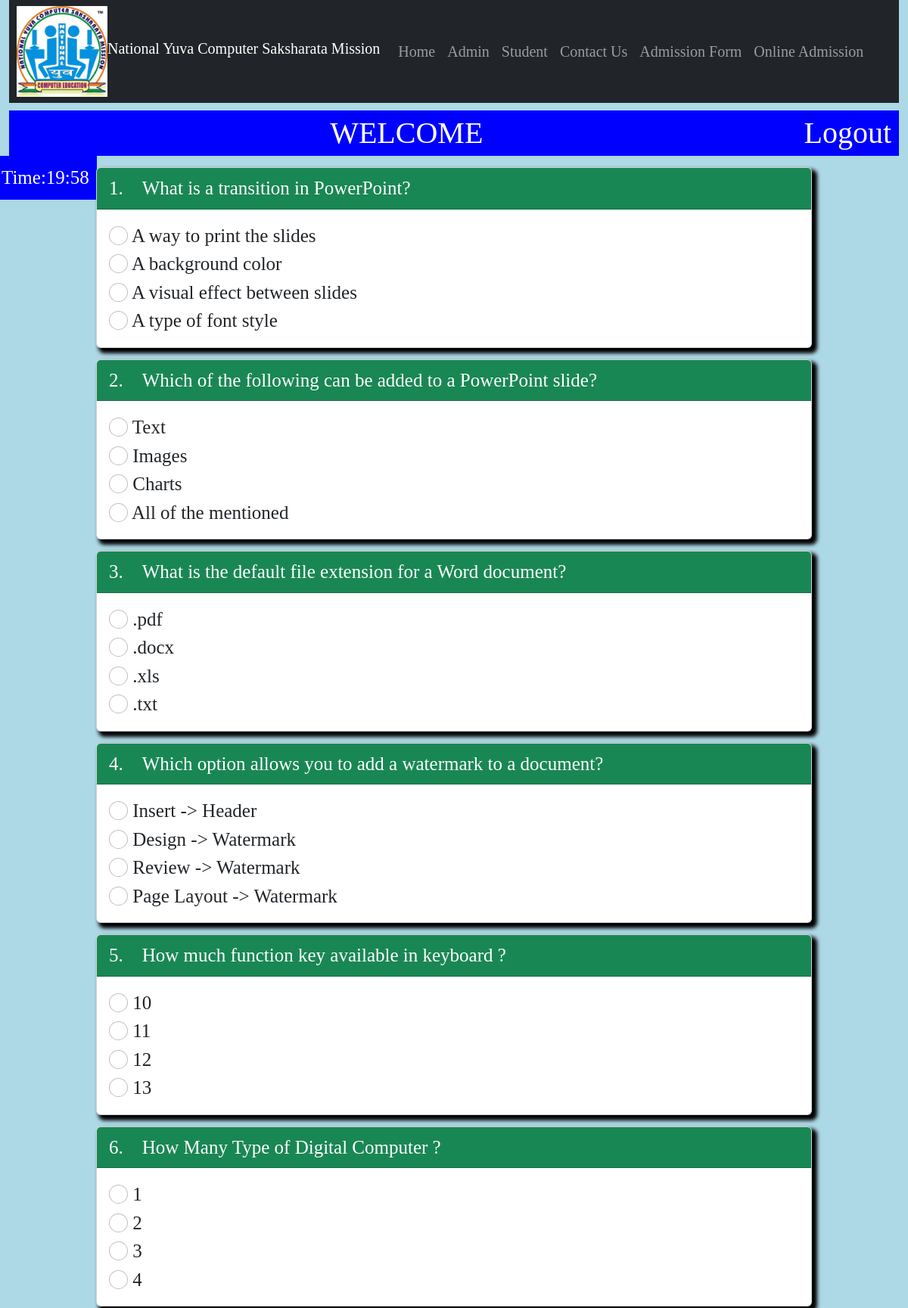
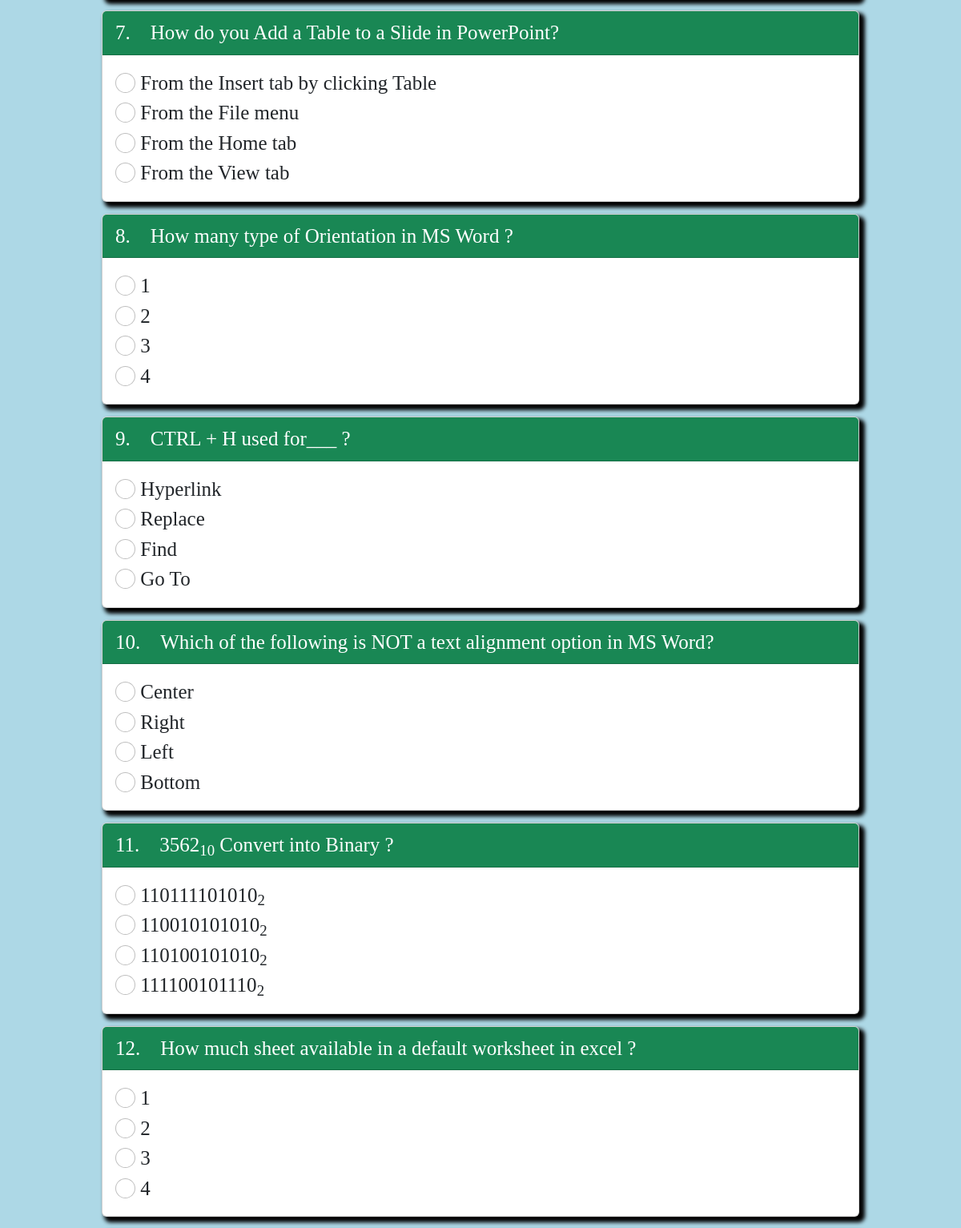
Page /ques_paper1.php (upper part) on the committed database (2 pictures, top to bottom).
### tables this page shows
CREATE TABLE `add_ques1` (
  `id` int(11) NOT NULL,
  `ques` varchar(200) NOT NULL,
  `opt1` varchar(60) NOT NULL,
  `opt2` varchar(60) NOT NULL,
  `opt3` varchar(60) NOT NULL,
  `opt4` varchar(60) NOT NULL,
  `ans` int(11) NOT NULL
);

### ques_paper1.php (the view, shortened to what this page needs)
<?php
include_once('connfig.php');
include_once('header.php');
$a =  1;
?>
<!DOCTYPE html>
<html>
<head>
	<link href="https://cdn.jsdelivr.net/npm/bootstrap@5.2.0-beta1/dist/css/bootstrap.min.css" rel="stylesheet">
</head>
<body>
	<body onload="timeout()">
<div class="container-fluid">
	<div class="head">
				WELCOME <?php if (isset($_SESSION['username'])){
					echo $_SESSION['username'];
				} ?>
				<a href="logout.php" style="float: right; color: white; text-decoration: none;padding-right: 10px;">Logout</a>
			</div>
			<span id="time" style="margin-left: -20px; padding: 10px; background-color: blue; color: white; position: fixed;font-size: 25px;"> </span>
	<div class="row">
		<div class="col-sm-10 offset-1">
				<?php
				$question = "SELECT * FROM `add_ques1`order by rand() limit 25";
				$query = mysqli_query($conn,$question);
				while ($rows = mysqli_fetch_assoc($query)) {
				?>
				<form id="form" action="result.php" method="post">
				<div class="card">
				<div class="card-header bg-success text-white"><?php echo $a++; echo ". &nbsp; &nbsp;"; echo $rows['ques'];  ?></div>
				<div class="card-body">
				<div class="child"><input class="form-check-input" type="radio" name="<?php echo $rows['id']; ?>" value="0"> <?php echo $rows['opt1']; ?></div>
				<div class="child"><input class="form-check-input" type="radio" name="<?php echo $rows['id']; ?>" value="1"> <?php echo $rows['opt2']; ?></div>
				<div class="child"><input class="form-check-input" type="radio" name="<?php echo $rows['id']; ?>" value="2"> <?php echo $rows['opt3']; ?></div>
				<div class="child"><input class="form-check-input" type="radio" name="<?php echo $rows['id']; ?>" value="3"> <?php echo $rows['opt4']; ?></div>
			</div></div>
			<?php } ?>
		</form>
			</div>
	</div>
</div>
</body>
</html>

### header.php (style rules this page uses)
* { font-family: Apple Chancery; }

### ques_paper1.php (style rules this page uses)
body { background-color: lightblue; }
.head { margin-top: 10px; background-color: blue; color:white; font-size: 40px; text-align: center; }
.card { margin:15px; font-size: 25px; box-shadow: 5px 5px 5px 2px black; }

### rows in the picture
add_ques1: ques "What is a transition in PowerPoint?", opt1 "A way to print the slides", opt2 "A background color", opt3 "A visual effect between slides", opt4 "A type of font style"
add_ques1: ques "Which of the following can be added to a PowerPoint slide?", opt1 "Text", opt2 "Images", opt3 "Charts", opt4 "All of the mentioned"
add_ques1: ques "What is the default file extension for a Word document?", opt1 ".pdf", opt2 ".docx", opt3 ".xls", opt4 ".txt"
add_ques1: ques "Which option allows you to add a watermark to a document?", opt1 "Insert -> Header", opt2 "Design -> Watermark", opt3 "Review -> Watermark", opt4 "Page Layout -> Watermark"
add_ques1: ques "How much function key available in keyboard ?", opt1 "10", opt2 "11", opt3 "12", opt4 "13"
add_ques1: ques "How Many Type of Digital Computer ?", opt1 "1", opt2 "2", opt3 "3", opt4 "4"
add_ques1: ques "How do you Add a Table to a Slide in PowerPoint?", opt1 "From the Insert tab by clicking Table", opt2 "From the File menu", opt3 "From the Home tab", opt4 "From the View tab"
add_ques1: ques "How many type of Orientation in MS Word ?", opt1 "1", opt2 "2", opt3 "3", opt4 "4"
add_ques1: ques "CTRL + H used for___ ?", opt1 "Hyperlink", opt2 "Replace", opt3 "Find", opt4 "Go To"
add_ques1: ques "Which of the following is NOT a text alignment option in MS Word?", opt1 "Center", opt2 "Right", opt3 "Left", opt4 "Bottom"
add_ques1: ques "3562 10 Convert into Binary ?", opt1 "110111101010 2", opt2 "110010101010 2", opt3 "110100101010 2", opt4 "111100101110 2"
add_ques1: ques "How much sheet available in a default worksheet in excel ?", opt1 "1", opt2 "2", opt3 "3", opt4 "4"
